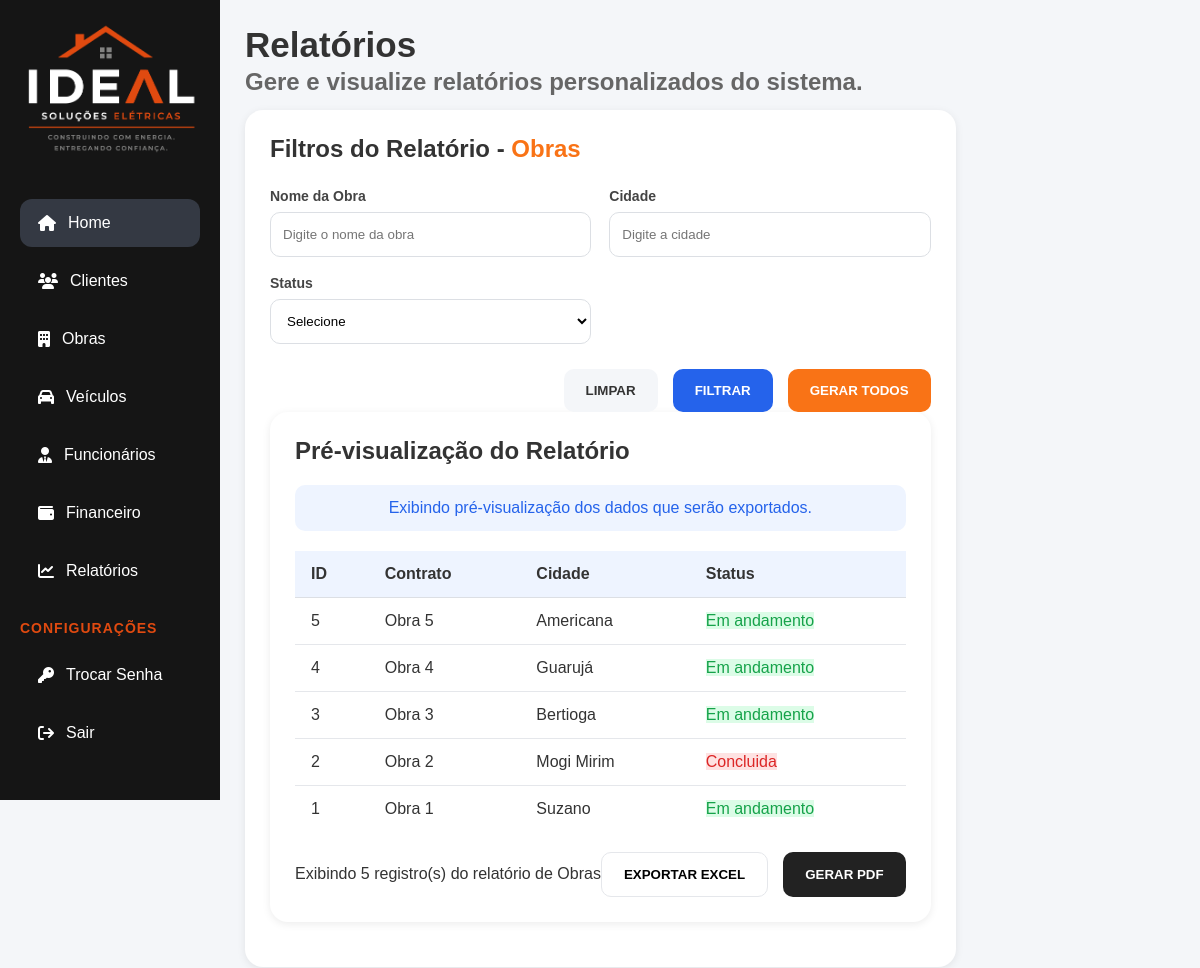
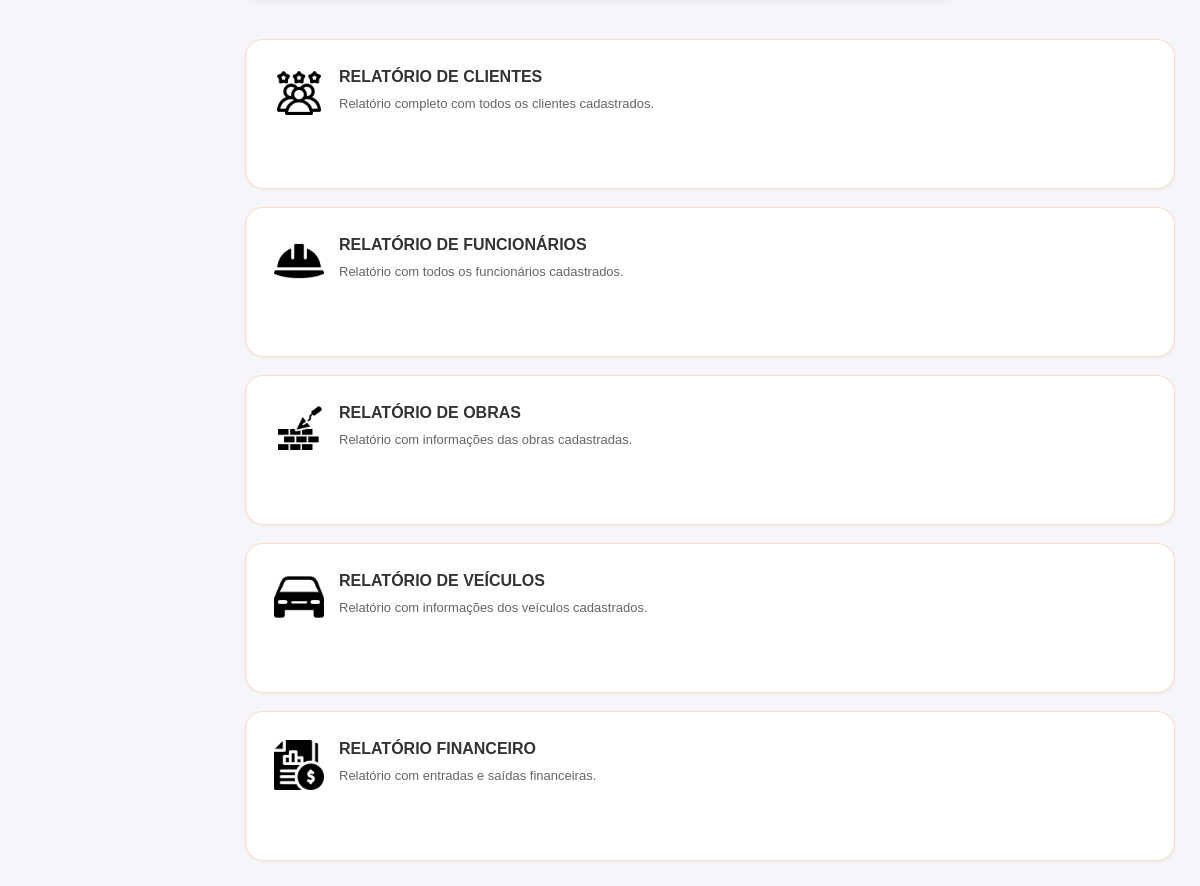
Screenshot of /public/index.php?url=relatorios&relatorio=obras (signed in) with the database file from the repository (2 pictures, top to bottom).
### tables this page shows
CREATE TABLE obra (
    idObra INT AUTO_INCREMENT PRIMARY KEY,
    idCliente INT NOT NULL,
    idResponsavel INT NULL,
    dataInicio DATETIME NOT NULL,
    dataFim DATETIME,
    status ENUM('Em andamento', 'Concluida', 'Cancelada') NOT NULL,
    estado CHAR(2) NOT NULL,
    cidade VARCHAR(45) NOT NULL,
    cep CHAR(8) NOT NULL,
    logradouro VARCHAR(80) NOT NULL,
    endereco VARCHAR(50) NOT NULL,
    numero CHAR(4) NOT NULL,
    complemento VARCHAR(45),
    contrato VARCHAR(45),
    valorContratado DECIMAL(12,2),
    observacoes TEXT,
    CONSTRAINT fk_obra_cliente
        FOREIGN KEY (idCliente)
        REFERENCES cliente(idCliente),
    CONSTRAINT fk_obra_responsavel
        FOREIGN KEY (idResponsavel)
        REFERENCES funcionario(idFuncionario)
);

### app/Views/relatorios/index.php (the view, shortened to what the rows shown need)
<?php
require_once __DIR__ . '/../includes/header.php';
?>
<link rel="stylesheet" href="/ideal/public/assets/css/variables.css">
<link rel="stylesheet" href="/ideal/public/assets/css/base.css">
<link rel="stylesheet" href="/ideal/public/assets/css/component.css">
<link rel="stylesheet" href="/ideal/public/assets/css/forms.css">
<link rel="stylesheet" href="/ideal/public/assets/css/alerts.css">
<link rel="stylesheet" href="/ideal/public/assets/css/tables.css">
<link rel="stylesheet" href="/ideal/public/assets/css/dashboard.css">
<link rel="stylesheet" href="/ideal/public/assets/css/relatorios.css?v=<?= time() ?>">
</head>
<body>
    <div class="dashboard-container">
        <main class="main-content">
            <div class="relatorios-container">
                <div class="titulo-pagina">
                    <h1>Relatórios</h1>
                </div>
                <div class="conteudo-relatorios">
                    <section class="painel-relatorio">
                        <div class="card card-filtros">
                            <h2>
                                Filtros do Relatório -
                                <span><?= $tipoSelecionado ?></span>
                            </h2>
                            <div class="card card-preview">
                                <h2>
                                    Pré-visualização do Relatório
                                </h2>
                                <div class="tabela-container">
                                    <div class="table-container">
                                        <table class="table">
                                            <thead>
                                                <?php if ($relatorio == 'clientes'): ?>
                                                    <tr>
                                                        <th>ID</th>
                                                        <th>Nome</th>
                                                        <th>CPF</th>
                                                        <th>CNPJ</th>
                                                    </tr>
                                                <?php elseif ($relatorio == 'obras'): ?>
                                                    <tr>
                                                        <th>ID</th>
                                                        <th>Contrato</th>
                                                        <th>Cidade</th>
                                                        <th>Status</th>
                                                    </tr>
                                                <?php endif; ?>
                                            </thead>
                                            <tbody>
                                                <?php if (!empty($dados['dados'])): ?>
                                                    <?php foreach ($dados['dados'] as $linha): ?>
                                                        <tr>
                                                            <?php if ($relatorio == 'clientes'): ?>
                                                                <td><?= htmlspecialchars($linha['idCliente'] ?? '') ?></td>
                                                                <td><?= htmlspecialchars($linha['nomeCliente'] ?? '') ?></td>
                                                                <td><?= preg_replace(
                                                                    '/(\d{3})(\d{3})(\d{3})(\d{2})/',
                                                                    '$1.$2.$3-$4',
                                                                    $linha['cpf'] ?? ''
                                                                ) ?></td>
                                                                <td><?= preg_replace(
                                                                    '/(\d{2})(\d{3})(\d{3})(\d{4})(\d{2})/',
                                                                    '$1.$2.$3/$4-$5',
                                                                    $linha['cnpj'] ?? ''
                                                                ) ?>
                                                                </td>
                                                            <?php elseif ($relatorio == 'obras'): ?>
                                                                <td><?= htmlspecialchars($linha['idObra'] ?? '') ?></td>
                                                                <td><?= htmlspecialchars($linha['contrato'] ?? '') ?></td>
                                                                <td><?= htmlspecialchars($linha['cidade'] ?? '') ?></td>
                                                                <td>
                                                                    <?php $status = strtolower(trim($linha['status'] ?? ''));
                                                                    $classeStatus = str_replace(' ', '-', $status);
                                                                    ?>
                                                                    <span class="status <?= $classeStatus ?>">
                                                                        <?= ucfirst($status) ?>
                                                                    </span>
                                                                </td>
                                                            <?php endif; ?>
                                                        </tr>
                                                    <?php endforeach; ?>
                                                <?php endif; ?>
                                            </tbody>
                                        </table>
                                    </div>
                                </div>
                    </section>
                </div>
            </div>
        </main>
    </div>
</body>
</html>

### rows the page displays
obra: idObra "5", contrato "Obra 5", cidade "Americana", status "Em andamento"
obra: idObra "4", contrato "Obra 4", cidade "Guarujá", status "Em andamento"
obra: idObra "3", contrato "Obra 3", cidade "Bertioga", status "Em andamento"
obra: idObra "2", contrato "Obra 2", cidade "Mogi Mirim", status "Concluida"
obra: idObra "1", contrato "Obra 1", cidade "Suzano", status "Em andamento"

### other values shown
$tipoSelecionado "Obras"
$dados['total'] "5"
